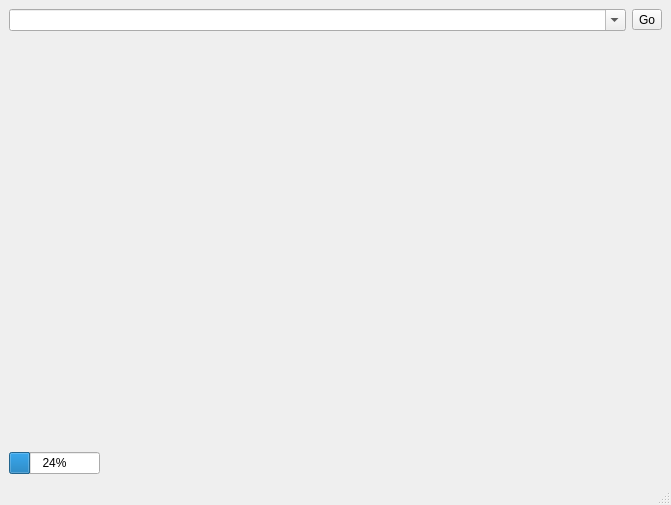
<ui version="4.0" >
 <class>MainWindow</class>
 <widget class="QMainWindow" name="MainWindow" >
  <property name="geometry" >
   <rect>
    <x>0</x>
    <y>0</y>
    <width>671</width>
    <height>505</height>
   </rect>
  </property>
  <property name="windowTitle" >
   <string>MainWindow</string>
  </property>
  <widget class="QWidget" name="centralwidget" >
   <layout class="QVBoxLayout" name="verticalLayout" >
    <item>
     <layout class="QHBoxLayout" name="horizontalLayout" >
      <item>
       <widget class="QComboBox" name="urlBox" >
        <property name="editable" >
         <bool>true</bool>
        </property>
       </widget>
      </item>
      <item>
       <widget class="QToolButton" name="goButton" >
        <property name="text" >
         <string>Go</string>
        </property>
       </widget>
      </item>
     </layout>
    </item>
    <item>
     <widget class="WebView" native="1" name="webView" >
      <property name="sizePolicy" >
       <sizepolicy vsizetype="Expanding" hsizetype="Expanding" >
        <horstretch>0</horstretch>
        <verstretch>0</verstretch>
       </sizepolicy>
      </property>
     </widget>
    </item>
    <item>
     <widget class="QProgressBar" name="progressBar" >
      <property name="sizePolicy" >
       <sizepolicy vsizetype="Fixed" hsizetype="Fixed" >
        <horstretch>0</horstretch>
        <verstretch>0</verstretch>
       </sizepolicy>
      </property>
      <property name="value" >
       <number>24</number>
      </property>
     </widget>
    </item>
   </layout>
  </widget>
  <widget class="QMenuBar" name="menubar" >
   <property name="geometry" >
    <rect>
     <x>0</x>
     <y>0</y>
     <width>671</width>
     <height>24</height>
    </rect>
   </property>
  </widget>
  <widget class="QStatusBar" name="statusbar" />
 </widget>
 <customwidgets>
  <customwidget>
   <class>WebView</class>
   <extends>QWidget</extends>
   <header>webview.h</header>
   <container>1</container>
  </customwidget>
 </customwidgets>
 <resources/>
 <connections/>
</ui>
